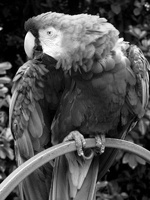
#> input picture IVP-Lab/ASS4/gray_parrot.jpg, 150 x 200 px
$ python main.py   (older library calls are emulated)
#> lines starting #> are read from the running program, lines starting #| are printed output that depends on the picture
import cv2
import numpy as np
import matplotlib.pyplot as plt

image = cv2.imread('gray_parrot.jpg', cv2.IMREAD_GRAYSCALE)
#> image is the input picture: shape (200, 150); min 0, max 255, mean 78.5

# Apply Sobel operator
sobel_x = cv2.Sobel(image, cv2.CV_64F, 1, 0, ksize=3)
sobel_y = cv2.Sobel(image, cv2.CV_64F, 0, 1, ksize=3)
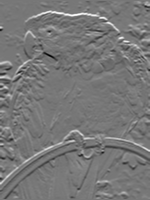
#> sobel_y: shape (200, 150) float64; min -836, max 949, mean 2.1; drawn with min black and max white
sobel = np.sqrt(sobel_x**2 + sobel_y**2)
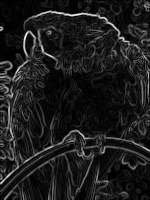
#> sobel: shape (200, 150) float64; min 0, max 1029.9, mean 117.4; drawn with min black and max white

# Apply Prewitt operator
prewitt_x = cv2.filter2D(image, -1, np.array([[-1, 0, 1], [-1, 0, 1], [-1, 0, 1]]))
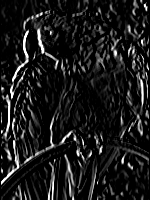
#> prewitt_x: shape (200, 150); min 0, max 255, mean 26.9
prewitt_y = cv2.filter2D(image, -1, np.array([[-1, -1, -1], [0, 0, 0], [1, 1, 1]]))
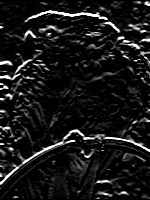
#> prewitt_y: shape (200, 150); min 0, max 255, mean 23.7
prewitt = np.sqrt(prewitt_x**2 + prewitt_y**2)
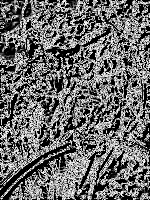
#> prewitt: shape (200, 150) float16; min 0, max 15.91, mean 6.71; drawn with min black and max white


# Apply Roberts operator
roberts_x = cv2.filter2D(image, -1, np.array([[1, 0], [0, -1]]))
roberts_y = cv2.filter2D(image, -1, np.array([[0, 1], [-1, 0]]))
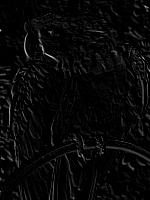
#> roberts_y: shape (200, 150); min 0, max 196, mean 8.1
roberts = np.sqrt(roberts_x**2 + roberts_y**2)
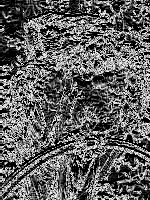
#> roberts: shape (200, 150) float16; min 0, max 15.91, mean 6.05; drawn with min black and max white

# Plotting the results
plt.figure(figsize=(12, 8))

plt.subplot(2, 2, 1)
plt.imshow(image, cmap='gray')
plt.title('Original Image')
plt.axis('off')


plt.subplot(2, 2, 2)
plt.imshow(sobel, cmap='gray')
plt.title('Sobel Edge Detection')
plt.axis('off')


plt.subplot(2, 2, 3)
plt.imshow(prewitt, cmap='gray')
plt.title('Prewitt Edge Detection')
plt.axis('off')


plt.subplot(2, 2, 4)
plt.imshow(roberts, cmap='gray')
plt.title('Roberts Edge Detection')
plt.axis('off')
plt.show()
